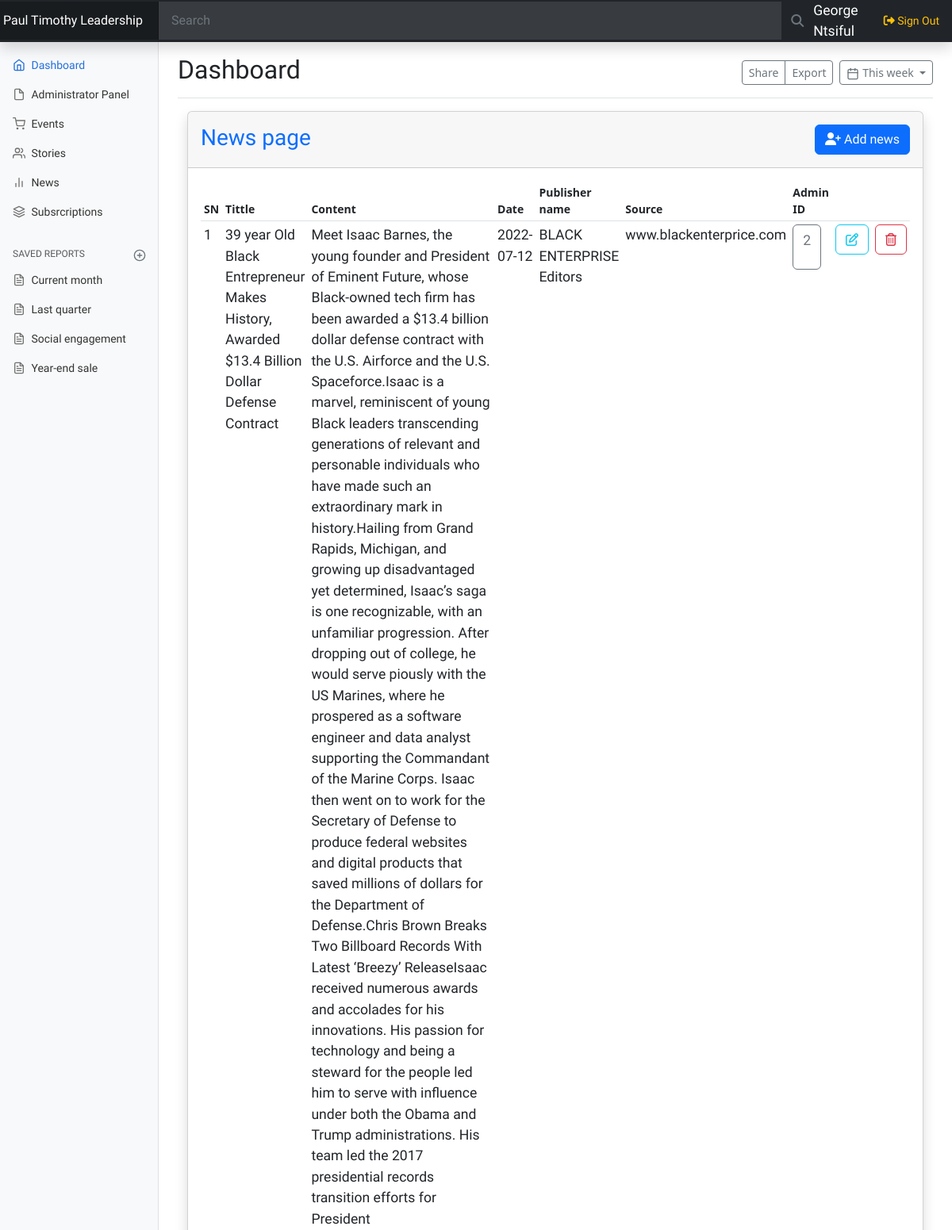
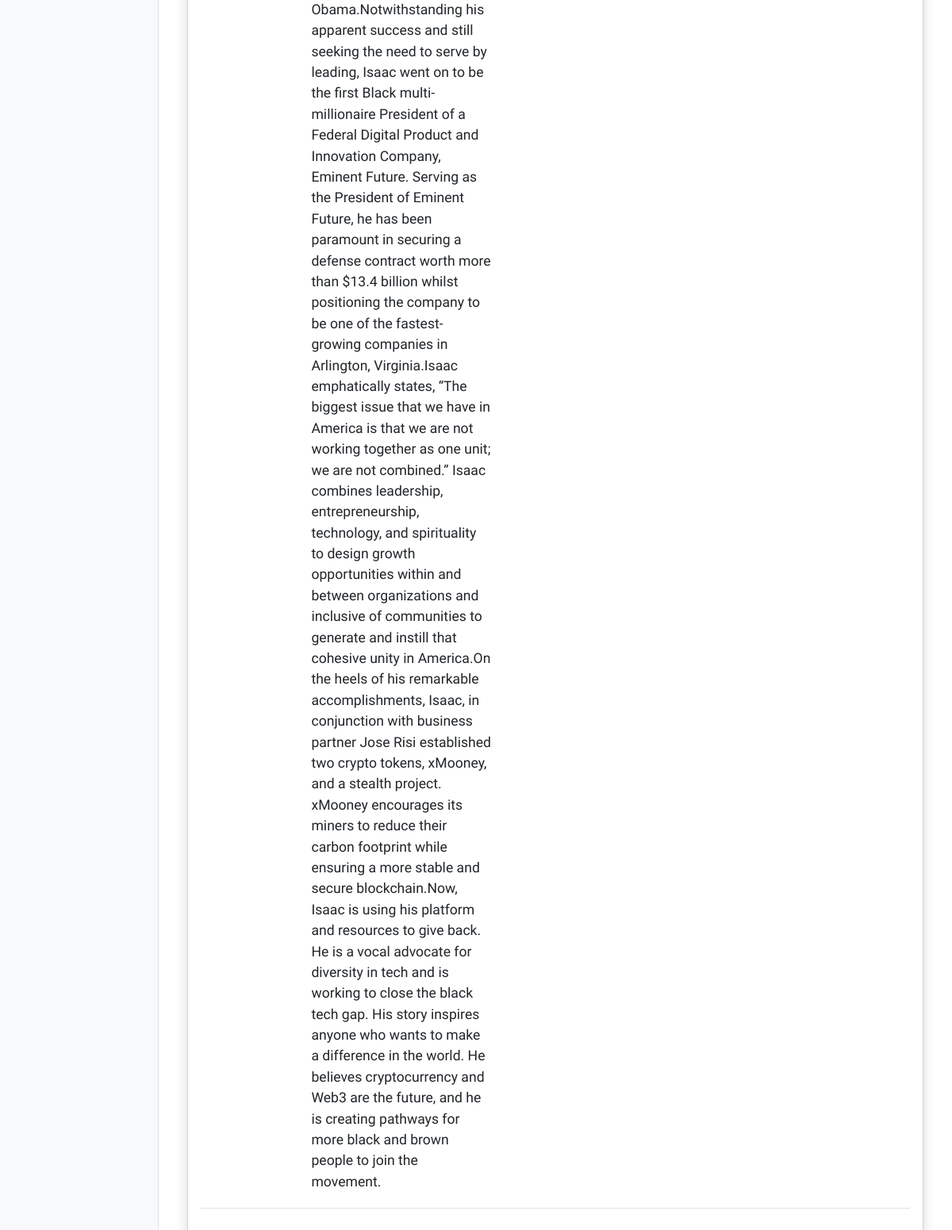
The app's page /news.php (signed in) with its own data (2 pictures, top to bottom).
### tables this page shows
CREATE TABLE `admin_registration` (
  `id` int(11) NOT NULL,
  `firstname` char(32) NOT NULL,
  `surname` char(32) NOT NULL,
  `username` varchar(32) NOT NULL,
  `phone_number` varchar(13) NOT NULL,
  `email` varchar(50) NOT NULL,
  `password` varchar(255) NOT NULL,
  `pwd_reset_token` int(11) NOT NULL,
  `status` text NOT NULL DEFAULT 'Moderator',
  `check_status` varchar(15) NOT NULL
);

CREATE TABLE `news` (
  `new_id` int(11) NOT NULL,
  `tittle` text NOT NULL,
  `content` longtext NOT NULL,
  `publisher_name` text NOT NULL,
  `admin_id` int(11) NOT NULL,
  `date` date NOT NULL,
  `source` varchar(500) NOT NULL
);

### news.php (the view, shortened to what this page needs)
<?php
include('security.php');
include('includes/header.php');
include('includes/navbar.php');
?>
<div class="container-fluid">
    <div class="card shadow mb-4">
        <div class="card-header py-3">
            <h3 class="font-weight-bold m-0 text-primary">News page
                <button type="button" class="btn btn-primary ml-5 float-end" data-bs-toggle="modal" data-bs-target="#create_event">
                    <i class="fa fa-user-plus"></i> Add news
                </button>
            </h3>
        </div>
        <div class="card-body">
            <div class="table-responsive">
                <?php
                $query = "SELECT * FROM `news`";
                $query_run = mysqli_query($connection, $query);
                $counter = 0;
                ?>
                <table class="table table-hover table-sm">
                    <thead>
                        <tr>
                            <th scope="col">SN</th>
                            <th scope="col">Tittle</th>
                            <th scope="col" style="width: 400px;">Content</th>
                            <th scope="col">Date</th>
                            <th scope="col">Publisher name</th>
                            <th scope="col">Source</th>
                            <th scope="col">Admin ID</th>
                            <th scope="col"></th>
                            <th scope="col"></th>
                        </tr>
                    </thead>
                    <tbody>
                        <?php
                        if ($query_run) {
                            while ($row = mysqli_fetch_array($query_run)) {
                                $counter++;
                        ?>
                                <tr>
                                    <td>
                                        <p> <?php echo $counter; ?> </p>
                                    </td>
                                    <td>
                                        <p> <?php echo $row['tittle']; ?> </p>
                                    </td>
                                    <td>
                                        <p> <?php echo $row['content']; ?> </p>
                                    </td>
                                    <td>
                                        <p> <?php echo $row['date']; ?> </p>
                                    </td>
                                    <td>
                                        <p> <?php echo $row['publisher_name']; ?> </p>
                                    </td>
                                    <td>
                                        <p> <?php echo $row['source']; ?> </p>
                                    </td>
                                    <td>
                                        <form action="users-profile.php" method="post">
                                            <button type="submit" class="btn btn-outline-secondary" name="view_user" data-bs-toggle="tooltip" data-bs-placement="left" title="View member's profile">
                                                <p><?php echo $row['admin_id']; ?></p>
                                            </button>
                                        </form>
                                    </td>
                                    <td>
                                        <form action="news-edit.php" method="POST">
                                            <button type="submit" name="edit_btn" class="btn btn-outline-info" data-bs-toggle="tooltip" data-bs-placement="left" title="Edit news">
                                                <i class="fa fa-edit"></i>
                                            </button>
                                        </form>
                                    </td>
                                    <td>
                                        <form action="news-code.php" method="post">
                                            <button type="submit" name="delete_event" class="btn btn-outline-danger" data-bs-toggle="tooltip" data-bs-placement="left" title="Delete this news" onclick="return confirm('Do you want to delete this news?')">
                                                <i class="fa fa-trash-o"></i>
                                            </button>
                                        </form>
                                    </td>
                                </tr>
                        <?php
                            }
                        }
                        ?>
                    </tbody>
                </table>
            </div>
        </div>
    </div>
</div>
<?php
include('includes/footer.php');
?>

### includes/navbar.php (shortened to what this page needs)
<header class="navbar navbar-dark sticky-top bg-dark flex-md-nowrap p-0 shadow">
  <a class="navbar-brand col-md-3 col-lg-2 me-0 px-1 fs-6" href="index.php">Paul Timothy Leadership</a>
  <input class="form-control form-control-dark w-70 rounded-0 border-0" type="text" placeholder="Search">
  <button type="submit" class="btn btn-outline-secondary rounded-0 border-0 w-10"><i class="fas fa-search"></i></button>
  <span class="mr-2 d-none d-lg-inline w-20">
    <a href="profile.php" class="text-decoration-none text-white"><?php
      $id = $_SESSION['users']['users_id'];
      $query = "SELECT * FROM admin_registration WHERE id = '$id'" ;
      $query_run = mysqli_query($connection, $query);
      if($query_run){
          while($row = mysqli_fetch_array($query_run)){
            echo $row['firstname']." ". $row['surname'];
        }
      }
    ?></a>
  </span>
  <div class="navbar-nav">
    <div class="nav-item text-nowrap">
      <a class="nav-link px-3 text-warning" href="#" data-bs-toggle="modal" data-bs-target="#staticBackdrop">
        <i class="fas fa-sign-out-alt"></i> Sign Out
      </a>
    </div>
  </div>
</header>
<div class="container-fluid">
  <div class="row">
    <nav id="sidebarMenu" class="col-md-3 col-lg-2 d-md-block bg-light sidebar collapse">
      <div class="position-sticky pt-3">
        <ul class="nav flex-column">
          <li class="nav-item">
            <a class="nav-link active" aria-current="page" href="index.php">
              <span data-feather="home" class="align-text-bottom"></span>
              Dashboard
            </a>
          </li>
          <li class="nav-item">
            <a class="nav-link" href="register-admin.php">
              <span data-feather="file" class="align-text-bottom"></span>
              Administrator Panel
            </a>
          </li>
          <li class="nav-item">
            <a class="nav-link" href="events.php">
              <span data-feather="shopping-cart" class="align-text-bottom"></span>
              Events
            </a>
          </li>
          <li class="nav-item">
            <a class="nav-link" href="stories.php">
              <span data-feather="users" class="align-text-bottom"></span>
              Stories
            </a>
          </li>
          <li class="nav-item">
            <a class="nav-link" href="news.php">
              <span data-feather="bar-chart-2" class="align-text-bottom"></span>
              News
            </a>
          </li>
          <li class="nav-item">
            <a class="nav-link" href="subscriptions.php">
              <span data-feather="layers" class="align-text-bottom"></span>
              Subsrcriptions
            </a>
          </li>
        </ul>
        <h6 class="sidebar-heading d-flex justify-content-between align-items-center px-3 mt-4 mb-1 text-muted text-uppercase">
          <span>Saved reports</span>
          <a class="link-secondary" href="#" aria-label="Add a new report">
            <span data-feather="plus-circle" class="align-text-bottom"></span>
          </a>
        </h6>
        <ul class="nav flex-column mb-2">
          <li class="nav-item">
            <a class="nav-link" href="#">
              <span data-feather="file-text" class="align-text-bottom"></span>
              Current month
            </a>
          </li>
          <li class="nav-item">
            <a class="nav-link" href="#">
              <span data-feather="file-text" class="align-text-bottom"></span>
              Last quarter
            </a>
          </li>
          <li class="nav-item">
            <a class="nav-link" href="#">
              <span data-feather="file-text" class="align-text-bottom"></span>
              Social engagement
            </a>
          </li>
          <li class="nav-item">
            <a class="nav-link" href="#">
              <span data-feather="file-text" class="align-text-bottom"></span>
              Year-end sale
            </a>
          </li>
        </ul>
      </div>
    </nav>
    <main class="col-md-9 ms-sm-auto col-lg-10 px-md-4">
      <div class="d-flex justify-content-between flex-wrap flex-md-nowrap align-items-center pt-3 pb-2 mb-3 border-bottom">
        <h1 class="h2">Dashboard</h1>
        <div class="btn-toolbar mb-2 mb-md-0">
          <div class="btn-group me-2">
            <button type="button" class="btn btn-sm btn-outline-secondary">Share</button>
            <button type="button" class="btn btn-sm btn-outline-secondary">Export</button>
          </div>
          <button type="button" class="btn btn-sm btn-outline-secondary dropdown-toggle">
            <span data-feather="calendar" class="align-text-bottom"></span>
            This week
          </button>
        </div>
      </div>

### css/dashboard.css (style rules this page uses)
body { font-size: .875rem; }
.feather { width: 16px; height: 16px; }
.sidebar { position: fixed; top: 0; bottom: 0; left: 0; z-index: 100; padding: 48px 0 0; box-shadow: inset -1px 0 0 rgba(0, 0, 0, .1); }
.sidebar .nav-link { font-weight: 500; color: #333; }
.sidebar .nav-link .feather { margin-right: 4px; color: #727272; }
.sidebar .nav-link.active { color: #2470dc; }
.sidebar .nav-link:hover .feather, .sidebar .nav-link.active .feather { color: inherit; }
.sidebar-heading { font-size: .75rem; }
.navbar-brand { padding-top: .75rem; padding-bottom: .75rem; background-color: rgba(0, 0, 0, .25); box-shadow: inset -1px 0 0 rgba(0, 0, 0, .25); }
.navbar .form-control { padding: .75rem 1rem; }
.form-control-dark { color: #fff; background-color: rgba(255, 255, 255, .1); border-color: rgba(255, 255, 255, .1); }

### css/customadmin.css (style rules this page uses)
h1, h2, h3, h4, h5, h6, p, input, ul, li, span, small, strong, a, label, .nav-item { font-family: Raleway, Roboto, Sofia, Amita, Alike, Acme, sans-serif; }
p, a, label { font-size: 1.1rem; }

### records on screen
admin_registration: firstname "George", surname "Ntsiful"
news: tittle "39 year Old Black Entrepreneur Makes History, Awarded $13.4 Billion Dollar Defense Contract", content "Meet Isaac Barnes, the young founder and President of Eminent Future, whose Black-owned tech firm has been awarded a $13.4 billion dollar defense contract with the U.S. Airforce and the U.S. Spaceforce.Isaac is a marvel, reminiscent of young Black leaders transcending generations of relevant and personable individuals who have made such an extraordinary mark in history.Hailing from Grand Rapids, Michigan, and growing up disadvantaged yet determined, Isaac’s saga is one recognizable, with an unfamiliar progression. After dropping out of college, he would serve piously with the US Marines, where he prospered as a software engineer and data analyst supporting the Commandant of the Marine…", date "2022-07-12", publisher_name "BLACK ENTERPRISE Editors", source "www.blackenterprice.com", admin "2"
